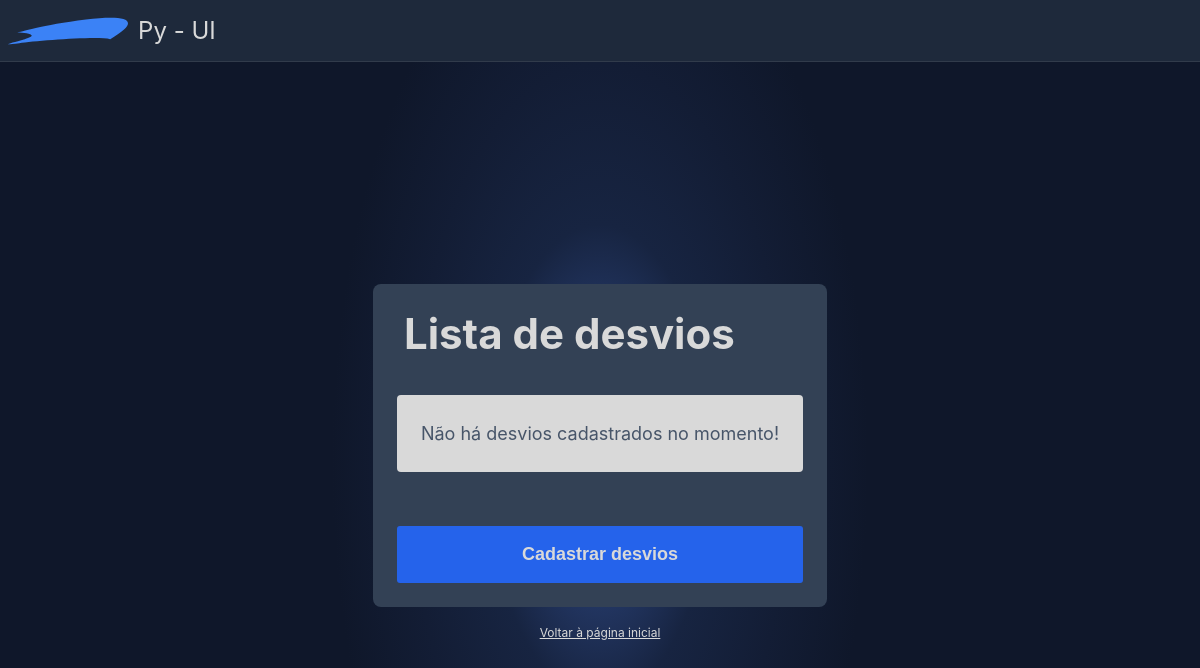
The page /list-detour (signed in) on the database as committed earlier.
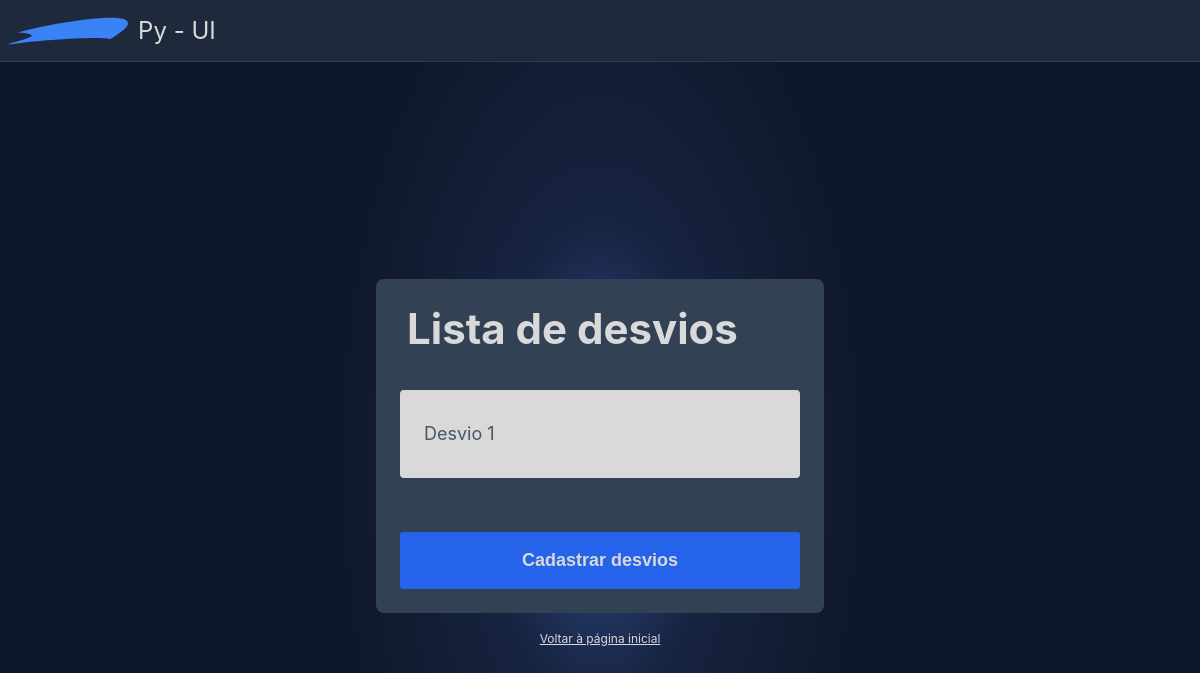
The same page on the database as committed later.
### tables this page shows
CREATE TABLE turnout (
            id INTEGER UNIQUE,
            actuator TEXT,
            value INTEGER,
            PRIMARY KEY(id)
        );

### website/controllers/detour_controller.py (the view)
@detour_controller.route('/list-detour')
def list_detour():
    login_check = check_for_login()
    if login_check != None:
        return login_check
    data = start_query("SELECT * FROM turnout")
    detours = {}
    index = 0
    for actuator in data:
        detours.update({index: actuator[1]})
        index += 1
    return render_template("list_detour.html", detours = detours)

### website/utils/db_utils.py (called while the page is built)
def start_query(query):
    global db
    cursor = db.cursor()
    cursor.execute(query)
    db.commit()
    result = cursor.fetchall()
    cursor.close()
    return result

### website/utils/flask_utils.py (called while the page is built)
def check_for_login(test=False):
    if not current_app.config['DEBUG_MODE'] and current_app.config['CURRENT_USER'] == "":
        print("You must be logged!")
        return redirect(current_app.url_for('login_page', error=True))
    else:
        return None

### website/templates/list_detour.html (shortened to what this page needs)
{% extends "base.html" %}
{% block credential %}
<div class="container">
  <div class="title">
    <h1>Lista de desvios</h1>
  </div>
  <div class="credencial">
    <div class="list-itens">
      {% if detours | length == 0 %}
      <article>
        <p>Não há desvios cadastrados no momento!</p>
      </article>
      {% endif %}
      {% for id, detour in detours.items() %}
      <article>
        <p>{{detour}}</p>
        <div class="tools">
          <form id="form" method="POST" action="{{ url_for('detour_controller.edit_detour') }}">
          <button class="edit-icon" id="">
          </button>
          </form>
          <form id="form" method="POST" action="{{ url_for('detour_controller.try_remove_detour') }}">
          <button class="trash-icon" id="">
          </button>
          </form>
        </div>
      </article>
      {% endfor %}
    </div>
  </div>
  <div class="credencial">
    <a href="{{url_for('detour_controller.register_detour')}}">
      <button type="submit" >
        Cadastrar desvios
      </button>
    </a>
  </div>
</div>
<a href="{{ url_for('home_page') }}">Voltar à página inicial</a>
{% endblock %}

### website/templates/base.html (shortened to what this page needs)
<!DOCTYPE html>
<html lang="pt-br">
<head>
  <link rel="stylesheet" href="{{ url_for('static', filename='stylesheets/list_page.css') }}">
  <link rel="stylesheet" href="{{ url_for('static', filename='stylesheets/credential_form.css') }}">
  <link rel="stylesheet" href="{{ url_for('static', filename='stylesheets/styles.css') }}">
  <link rel="stylesheet" href="{{url_for('static', filename= 'stylesheets/about_page.css') }}">
  <link rel="stylesheet" href="{{url_for('static', filename= 'stylesheets/register_sucessfully.css') }}">
</head>
<body>
  <header>
    <div class="navbar-items">
      <a href="{{ url_for('home_page') }}">
        <img src="{{ url_for('static', filename='img/logo.svg') }}" alt="Logo" title="Py-UI">
        <p>Py - UI</p>
      </a>
    </div>
  </header>
  <main>
    <div class="backgroundRadius">
      {% block credential %}
      {% endblock %}
    </div>
  </main>
</body>
</html>

### website/static/stylesheets/list_page.css (style rules this page uses)
.list-itens { background-color: var(--offwhite) ; border-radius: 4px; padding-inline: 24px; padding-block: 16px; }

### website/static/stylesheets/credential_form.css (style rules this page uses)
p { font-size: 16px; color: var(--offwhite); margin-bottom: 6px; margin-top: 0px; }
h1 { margin: 0px; font-size: 42px; color: var(--offwhite); }
main { display: flex; height: 100%; justify-content: center; background-color: #0F172A; background: radial-gradient(28.12% 88.89% at 50% 50%, #334F90 0%, #172441 33.4%, #131D35 55.9%, #0F172A 79.4%); }
.backgroundRadius { display: flex; flex-direction: column; justify-content: center; align-items: center; height: 100vh ; }
.container { display: flex; gap: 36px; flex-direction: column; min-width: 400px; padding: 24px; background-color: var(--slate-700); border-radius: 8px; }
.title { display: flex; gap: 7px; flex-direction: row; }
a { color: var(--offwhite); font-size: 18px; margin-top: 18px; }
button { width: 100%; height: 57px; padding-inline: 12px; padding-block: 5px; font-size: 18px; font-weight: bold; background-color: var(--blue-600); color: var(--offwhite); border: none; border-radius: 3px; }

### website/static/stylesheets/styles.css (style rules this page uses)
:root { --blue-500: #3B82F6; --blue-600: #2563EB; --blue-600-20: #2563EB33; --blue-700: #1d4ed8; --red-500: #ef4444; --red-500-20: #ef444433; --red-600: #dc2626; --offwhite: #D9D9D9; --offwhite-10:#D9D9D91A; --offwhite-15: #D9D9D926; --slate-400: #94a3b8; --slate-600: #475569; --slate-700: #334155; --slate-750: #283444; --slate-800: #1e293b; --slate-900: #0f172a; --black-1000: #000000; }
body { padding: 0px; margin: 0px; background-color: var(--slate-900); font-family: "Inter", sans-serif; color: var(--offwhite); }
button { cursor: pointer; }

### website/static/stylesheets/about_page.css (style rules this page uses)
img { display: flex; max-width: 50rem; height: auto; }
body { background-color: var(--slate-600); color: var(--offwhite); }
p, a, ul, li { font-size: 0.75rem; }

Rows that differ between the two databases and show on the page:
added turnout: actuator "Desvio 1"
Other text that changed with them:
text no longer shown: "Não há desvios cadastrados no momento!"
